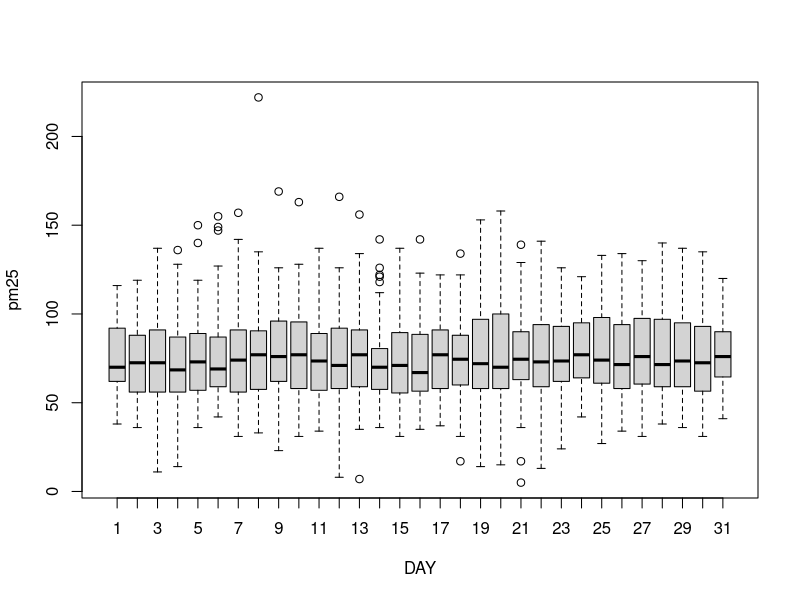

R code for this plot: (Note: this script raises an error after producing the figure.)
df <- read.csv('final.csv')


boxplot(df$pm25~factor(df$DY),
        xlab = "DAY", ylab = "pm25")

day_aov <- aov(df$pm25~factor(df$DY), data=df)
# Summary of the analysis
summary(day_aov)

yearoff_data = df %>% filter(YEAR != 2017 & YEAR != 2018 & YEAR != 2019)

yearoff_anova <- aov(yearoff_data$pm25~factor(yearoff_data$YEAR), data=yearoff_data)
summary(yearoff_anova)


TukeyHSD(yearoff_anova,conf.level=0.95)
plot(TukeyHSD(yearoff_anova), las=2 , col="brown")